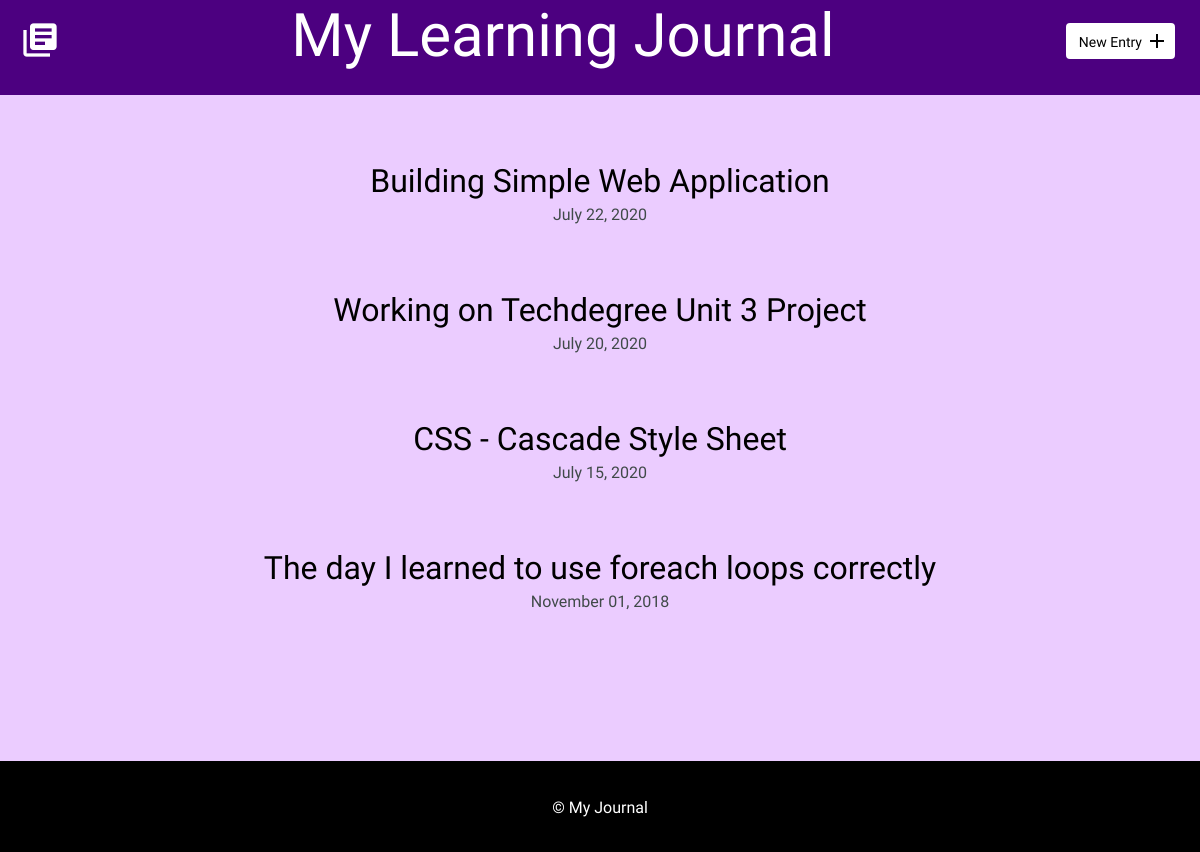
Before: / with the older database file.
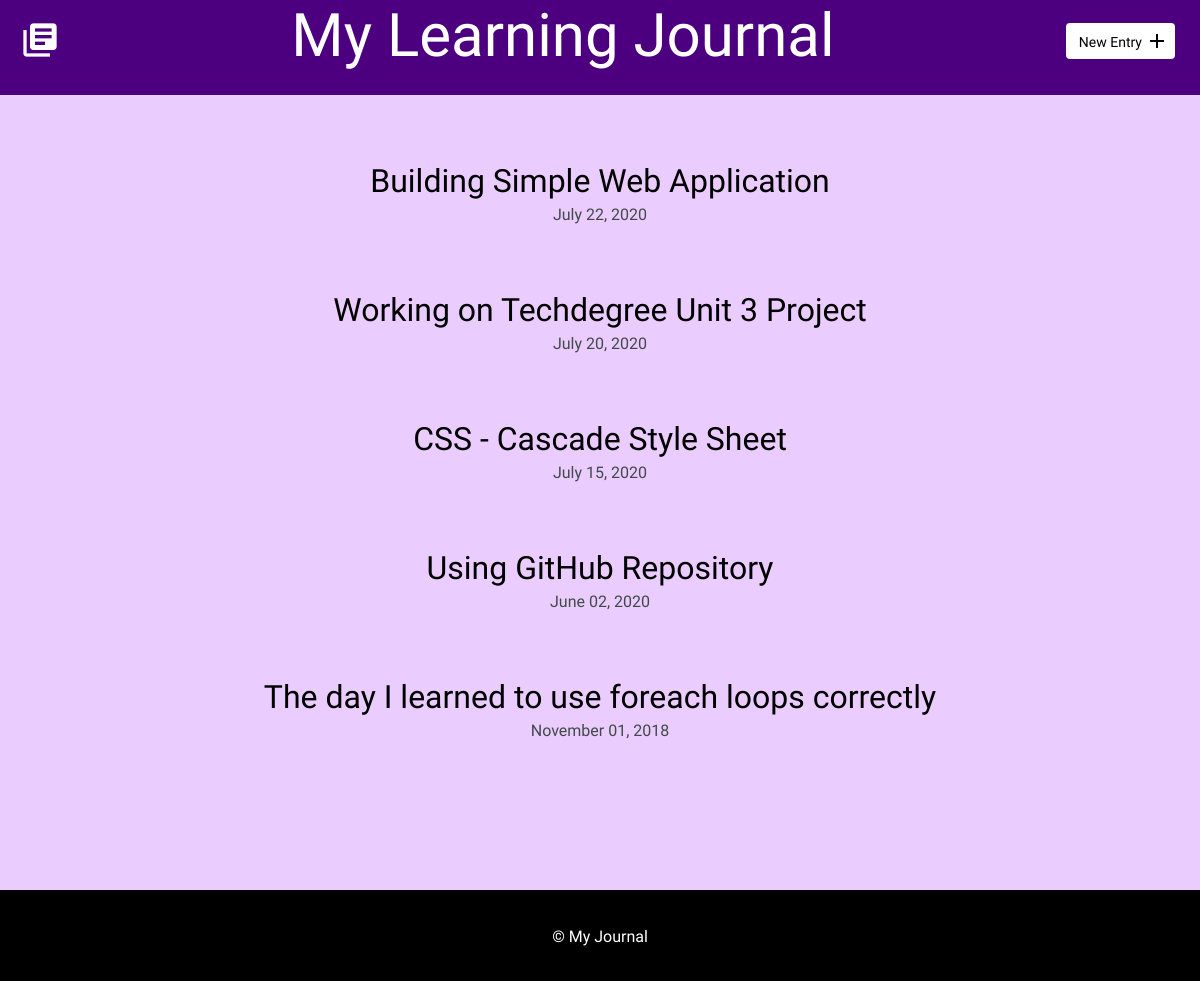
After: the same page with the newer database file.
### tables this page shows
CREATE TABLE "entries" (
	`id`	INTEGER,
	`title`	TEXT,
	`date`	TEXT,
	`time_spent`	INTEGER,
	`learned`	BLOB,
	`resources`	BLOB,
	PRIMARY KEY(`id`)
);

### inc/functions.php (called while the page is built, shortened)
<?php
function list_entry() {
    include('connection.php');
    try {
        return $db_connect->query("SELECT id, title, date FROM entries ORDER BY date DESC");
    } catch(Exception $e) {
        echo "Error: " . $e->getMessage() . "<br />";
        return false;
    }
}
?>

### index.php (the view, shortened to what this page needs)
<?php
require 'inc/functions.php';
include('inc/header.php');
?>
        <section>
            <div class="container">
                <div class="entry-list">
                <?php
                foreach(list_entry() as $list) {
                    echo "<article>";
                        echo "<h2><a href='detail.php?id=" . $list['id'] . "'>" . $list['title'] . "</a></h2>";
                        echo "<time datetime='" . $list['date'] . "'>" . date("F d, Y", strtotime($list['date'])) . "</time>";
                    echo "</article>";
                }
                ?>
                </div>
            </div>
        </section>
        <?php include("inc/footer.php"); ?>

### inc/header.php (shortened to what this page needs)
<!DOCTYPE html>
<html>
    <head>
        <link rel="stylesheet" href="css/normalize.css">
        <link rel="stylesheet" href="css/site.css">
    </head>
    <body>
        <header>
            <div class="container">
                <div class="site-header">
                    <a class="logo" href="index.php"><i class="material-icons">library_books</i></a>
                    <a class="headline" href="#">My Learning Journal</a>
                    <a class="button icon-right" href="new.php"><span class="new-entry">New Entry</span> <i class="material-icons">add</i></a>
                </div>
            </div>
        </header>

### inc/footer.php
<footer>
            <div>
                &copy; My Journal
            </div>
        </footer>
    </body>
</html>

### css/site.css (style rules this page uses)
body { font-size: 16px; color: #404a49; font-family: 'Cousine', serif; font-weight: 400; background-color: #ebccff; }
.container { margin: 0 auto; padding: 0 25px; }
header .site-header { margin: 0 auto; height: 95px; text-align: center; }
header .logo i { margin: 20px 0 0 -5px; float: left; font-size: 40px; color: white; }
header .button { float: right; margin: 33px 0 0 0; color: black; }
header { background-color: #4c0080; }
.headline { color: white; font-size: 60px; text-decoration: none; }
footer { text-align: center; padding: 35px 0; border-top: 2px solid black; background-color: black; color: white; }
.button { padding: 8px 10px 6px 10px; background: #4c0080; border: 2px solid #4c0080; border-radius: 4px; text-decoration: none; color: white; position: relative; text-align: center; font-size: 14px; }
.button.icon-right { padding-right: 30px; top: -10px; color: black; background-color: white; border: solid white; }
.button.icon-right i { position: absolute; top: 3px; right: 3px; }
h1, h2, h3 { margin: 0; font-weight: 400; line-height: 1em; color: #000; }
h2 { font-size: 32px; }
h2 a { text-decoration: none; color: #000; }
.entry-list, .edit-entry, .new-entry { max-width: 800px; margin: 0 auto; padding: 70px 0 150px 0; }
.entry-list article { margin-bottom: 70px; text-align: center; }
.entry-list article:last-child { margin-bottom: 0; }
.entry-list article h2 { margin-bottom: 8px; }

Changed rows visible on the page:
added entries: title "Using GitHub Repository", date "June 02, 2020"
